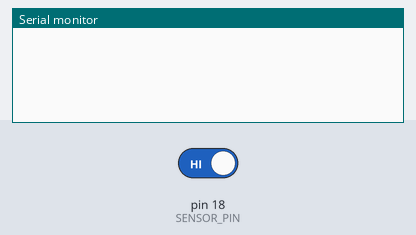
Simulated run of this sketch. Board: Arduino Uno, built with avr-gcc and run on an emulated ATmega328P. Parts: the last lines printed to the serial monitor. Inputs (shaded band) come from the test bench; at power-on: pin 18 (SENSOR_PIN) HIGH.

Above: at 1.2 s.
1.3 s: pin 18 (SENSOR_PIN) driven LOW
At 2.4 s:
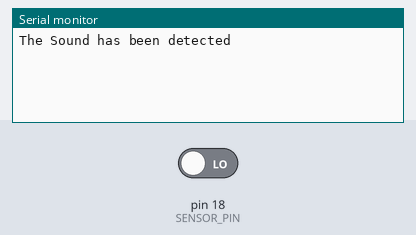
2.8 s: pin 18 (SENSOR_PIN) driven HIGH
At 3.5 s:
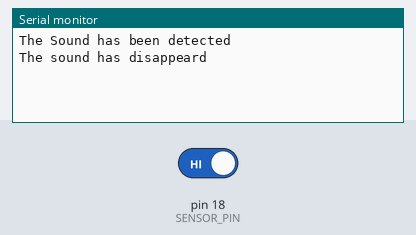

Measured:
- after the input at 1.3 s, the serial monitor: prints a new line at once (image 1)
- after the input at 2.8 s, the serial monitor: prints a new line at once (image 2)

The sketch:

SensorSuara.ino
```cpp
#define SENSOR_PIN 18

int lastState = HIGH;
int currentState;

void setup() {
  Serial.begin(9600);
  pinMode(SENSOR_PIN, INPUT);
}

void loop() {
  currentState = digitalRead(SENSOR_PIN);

  if (lastState == HIGH && currentState == LOW)
    Serial.println("The Sound has been detected");
  else if (lastState == LOW && currentState == HIGH)
    Serial.println("The sound has disappeard");

  lastState = currentState;
  delay(100);
}
```
